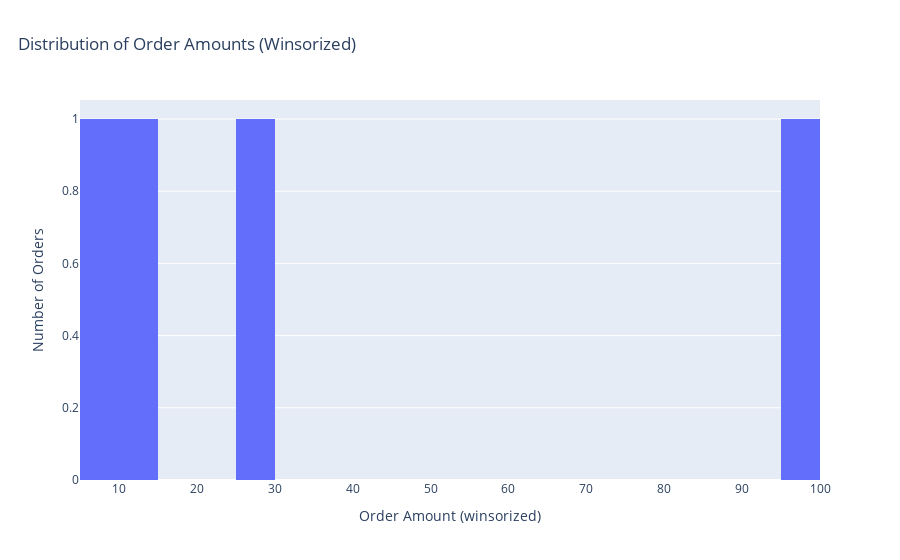

Write notebook code for a chart like this one.
### Code cell
import nbformat
import plotly.express as px


fig = px.histogram(
    df,
    x="amount_winsor",
    nbins=30,
    title="Distribution of Order Amounts (Winsorized)"
)

fig.update_layout(
    title={"x": 0.02},
    xaxis_title="Order Amount (winsorized)",
    yaxis_title="Number of Orders"
)

fig

### Figure 1 — Plotly figure (JSON) as saved in the notebook; plotly's stock layout.template omitted (floating-point values rounded to 4 significant figures)
{"data": [{"bingroup": "x", "hovertemplate": "amount_winsor=%{x}<br>count=%{y}<extra></extra>", "legendgroup": "", "marker": {"color": "#636efa", "pattern": {"shape": ""}}, "name": "", "nbinsx": 30, "orientation": "v", "showlegend": false, "type": "histogram", "x": [12.5, 8.135, NaN, 25.0, 97.75], "xaxis": "x", "yaxis": "y"}], "layout": {"barmode": "relative", "legend": {"tracegroupgap": 0}, "title": {"text": "Distribution of Order Amounts (Winsorized)", "x": 0.02}, "xaxis": {"anchor": "y", "domain": [0, 1], "title": {"text": "Order Amount (winsorized)"}}, "yaxis": {"anchor": "x", "domain": [0, 1], "title": {"text": "Number of Orders"}}}}
